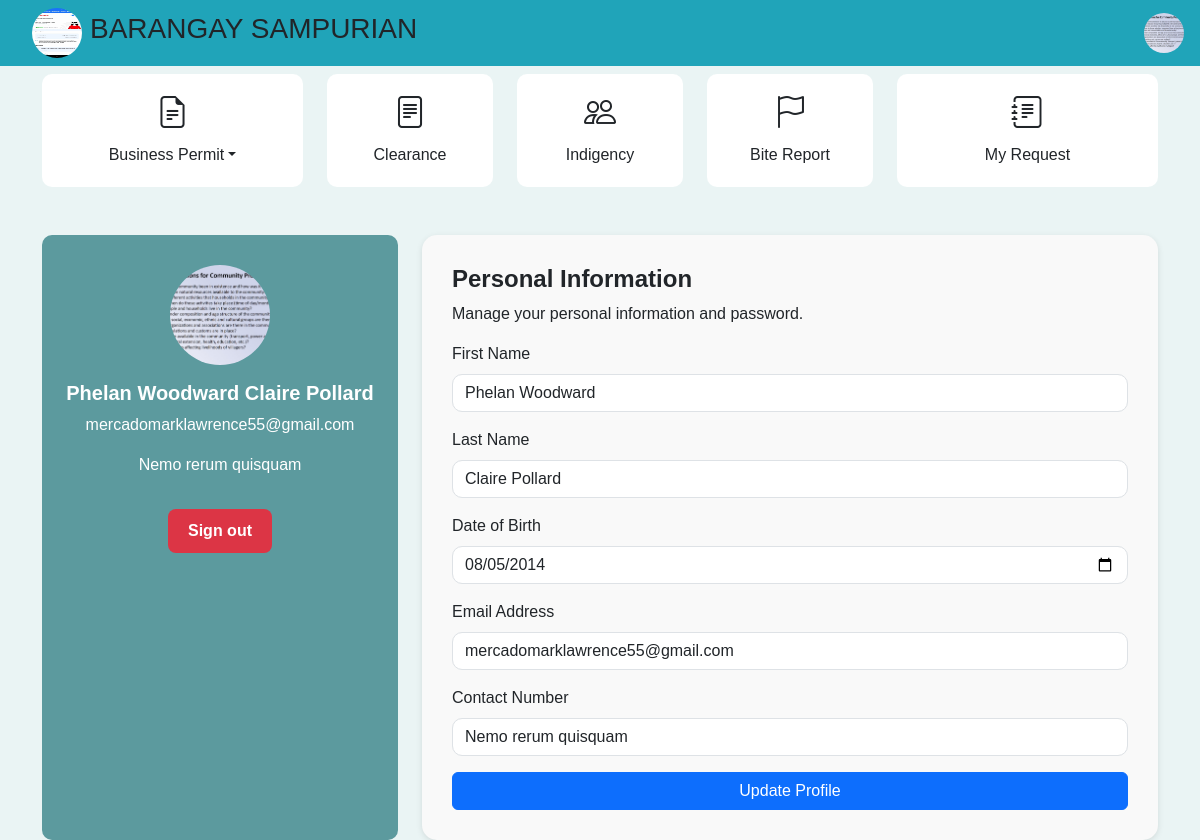
/applicant_profile.php (signed in), run on the app's committed database.
### tables this page shows
CREATE TABLE `users` (
  `id` int(11) NOT NULL,
  `email` varchar(100) DEFAULT NULL,
  `user_password` varchar(255) DEFAULT NULL,
  `f_name` varchar(50) DEFAULT NULL,
  `m_name` varchar(50) DEFAULT NULL,
  `l_name` varchar(50) DEFAULT NULL,
  `birthday` varchar(50) DEFAULT NULL,
  `contact` varchar(20) DEFAULT NULL,
  `marriage_status` varchar(20) DEFAULT NULL,
  `gender` varchar(20) DEFAULT NULL,
  `address` varchar(100) DEFAULT NULL,
  `picture` varchar(255) DEFAULT NULL
);

### applicant_profile.php (the view, shortened to what this page needs)
<?php
require_once 'include/config.php';
$user_id = $_SESSION['user_id'];
$stmt = $pdo->prepare("SELECT * FROM users WHERE id = ?");
$stmt->execute([$user_id]);
$user = $stmt->fetch(PDO::FETCH_ASSOC);
?>
<!DOCTYPE html>
<html lang="en">
<head>
    <link href="https://cdn.jsdelivr.net/npm/bootstrap@5.3.0/dist/css/bootstrap.min.css" rel="stylesheet">
    <link href="https://cdnjs.cloudflare.com/ajax/libs/font-awesome/6.5.0/css/all.min.css" rel="stylesheet">
    <link rel="stylesheet" href="https://cdn.jsdelivr.net/npm/bootstrap-icons/font/bootstrap-icons.css">
</head>
<body>
            <nav class="navbar navbar-expand-lg px-3">
                <a class="navbar-brand" href="#">
                <a href="dashboard.php"><img src="include/uploads/1752672752_474043763_2836446049861869_694324624727446876_n.jpg" alt="Barangay Logo" width="50" height="50" class="rounded-circle me-2"></a>
                <h3>BARANGAY SAMPURIAN</h3>
                </a>
                <div class="ms-auto dropdown">
                <img src="include/<?php echo htmlspecialchars($user['picture']); ?>"
                    alt="Profile"
                    width="40"
                    height="40"
                    class="rounded-circle dropdown-toggle"
                    data-bs-toggle="dropdown"
                    style="cursor:pointer; object-fit:cover;">
                </div>
            </nav>
            <div class="container my-2">
                <div class="row text-center g-6">
                    <div class="col-md-3">
                        <div class="dropdown service-card">
                        <i class="bi bi-file-earmark-text" style="font-size:2rem;"></i>
                        <h6 class="mt-2 dropdown-toggle" data-bs-toggle="dropdown">Business Permit</h6>
                        </div>
                    </div>
                    <div class="col-md-2">
                        <a href="clearance.php" class="service-card">
                        <i class="bi bi-file-text" style="font-size:2rem;"></i>
                        <h6 class="mt-2">Clearance</h6>
                        </a>
                    </div>
                    <div class="col-md-2">
                        <a href="indigency.php" class="service-card">
                        <i class="bi bi-people" style="font-size:2rem;"></i>
                        <h6 class="mt-2">Indigency</h6>
                        </a>
                    </div>
                    <div class="col-md-2">
                        <a href="animal_bite.php" class="service-card">
                        <i class="bi bi-flag" style="font-size:2rem;"></i>
                        <h6 class="mt-2">Bite Report</h6>
                        </a>
                    </div>
                    <div class="col-md-3">
                        <a href="my_requests.php" class="service-card">
                        <i class="bi bi-journal-text" style="font-size:2rem;"></i>
                        <h6 class="mt-2">My Request</h6>
                        </a>
                    </div>
                </div>
            </div>
    <div class="container mt-5">
        <div class="row">
            <div class="col-md-4">
                <div class="profile-sidebar">
                    <img src="include/<?php echo htmlspecialchars($user['picture']); ?>" class="rounded-circle mb-3" alt="Profile Picture">
                    <h5 class="fw-bold"><?php echo htmlspecialchars($user['f_name'] . ' ' . $user['l_name']); ?></h5>
                    <p><?php echo htmlspecialchars($user['email']); ?></p>
                    <p><?php echo htmlspecialchars($user['contact']); ?></p>
                    <a href="logout.php" class="btn btn-logout mt-3">Sign out</a>
                </div>
            </div>
            <div class="col-md-8">
                <div class="form-section">
                    <h4>Personal Information</h4>
                    <p>Manage your personal information and password.</p>
                    <form method="POST">
                        <div class="mb-3">
                            <label for="f_name" class="form-label">First Name</label>
                            <input type="text" class="form-control" id="f_name" name="f_name" required value="<?php echo htmlspecialchars($user['f_name']); ?>">
                        </div>
                        <div class="mb-3">
                            <label for="l_name" class="form-label">Last Name</label>
                            <input type="text" class="form-control" id="l_name" name="l_name" required value="<?php echo htmlspecialchars($user['l_name']); ?>">
                        </div>
                        <div class="mb-3">
                            <label for="dob" class="form-label">Date of Birth</label>
                            <input type="date" class="form-control" id="dob" name="dob" required value="<?php echo htmlspecialchars($user['birthday']); ?>">
                        </div>
                        <div class="mb-3">
                            <label for="email" class="form-label">Email Address</label>
                            <input type="email" class="form-control" id="email" name="email" required value="<?php echo htmlspecialchars($user['email']); ?>">
                        </div>
                        <div class="mb-3">
                            <label for="contact" class="form-label">Contact Number</label>
                            <input type="text" class="form-control" id="contact" name="contact" required value="<?php echo htmlspecialchars($user['contact']); ?>">
                        </div>
                        <button type="submit" class="btn btn-primary w-100">Update Profile</button>
                    </form>
                </div>
            </div>
        </div>
    </div>
</body>
</html>

### applicant_profile.php (style rules this page uses)
body { background-color: #eaf4f4; font-family: Arial, sans-serif; }
.navbar { background-color: #20a4b9; }
.navbar-brand { font-weight: bold; color: white !important; display: flex; align-items: center; }
.profile-sidebar { background-color: #5c9a9e; color: white; padding: 30px 20px; height: 100%; text-align: center; border-radius: 10px; }
.profile-sidebar img { width: 100px; height: 100px; object-fit: cover; }
.form-control { border-radius: 10px; }
.btn-logout { background-color: #dc3545; color: white; border: none; padding: 10px 20px; border-radius: 8px; font-weight: bold; }
.form-section { padding: 30px; background-color: #f9f9f9; border-radius: 15px; box-shadow: 0px 2px 6px rgba(0, 0, 0, 0.1); }
h4 { font-weight: bold; }
.service-card { background: #fff; padding: 15px; border-radius: 10px; text-align: center; transition: 0.3s; cursor: pointer; text-decoration: none; color: inherit; display: block; }

### data on the page
users: picture (picture), f_name+l_name "Phelan Woodward Claire Pollard", email "mercadomarklawrence55@gmail.com", contact "Nemo rerum quisquam", f_name "Phelan Woodward", l_name "Claire Pollard", dob "08/05/2014"
